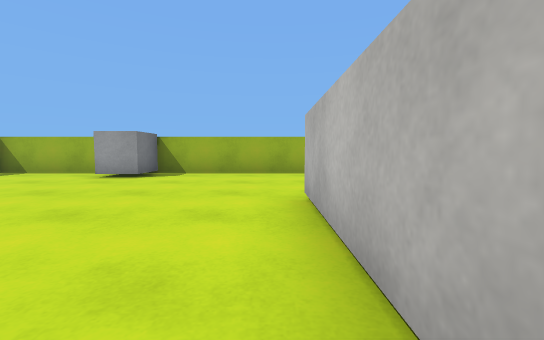
View 1 (above)

15 first-person views from a walk through a Unity game level. The camera is 0.62 m above the floor, tilts 4° down and sees 90° across. The floor is counted in squares, 1 m on a side. Each view is taken from the middle of a square. On the plan, view 1 faces up. The plan holds only what a view shows up to about 9 squares ahead; the rest is blank. The player character is not drawn. Surface patterns are stand-ins for the level's own textures.

View 2
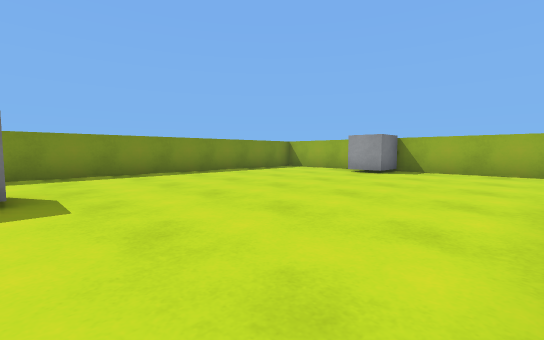

View 3
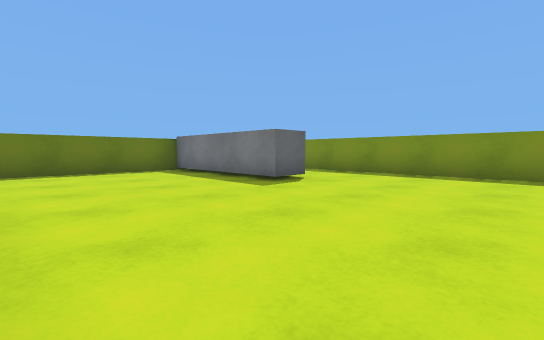

View 4
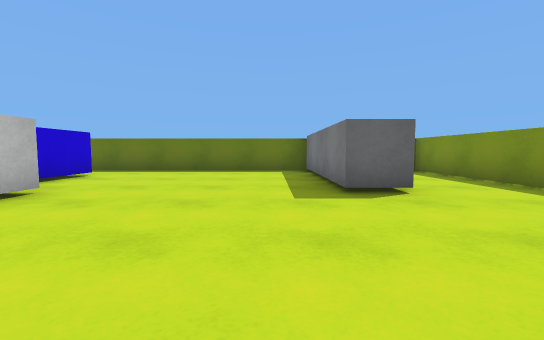

View 5
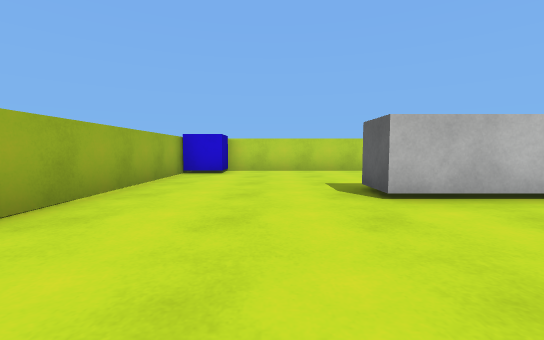

View 6
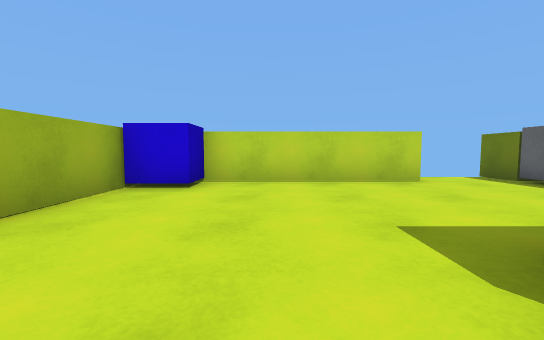

View 7
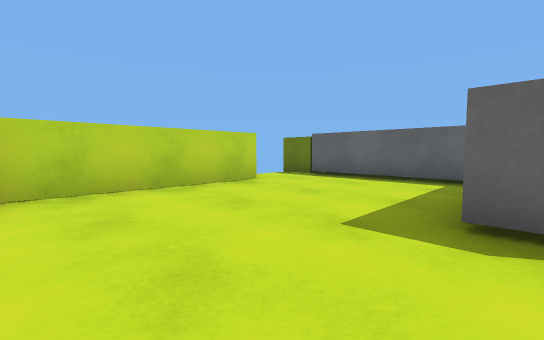

View 8
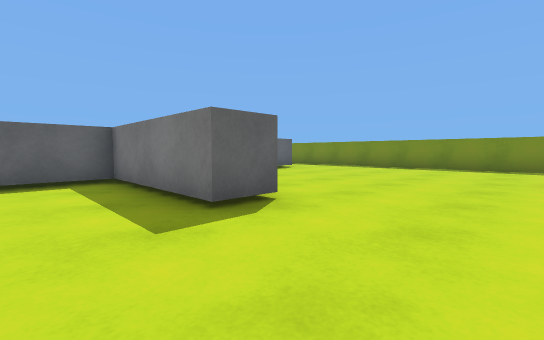

View 9
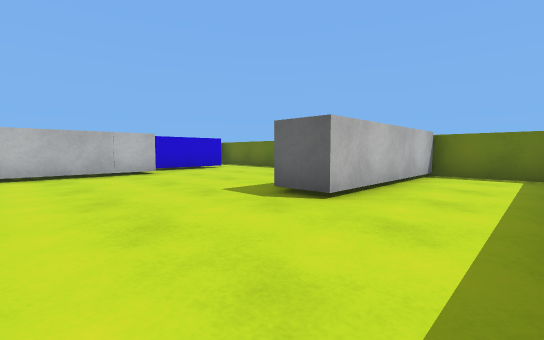

View 10
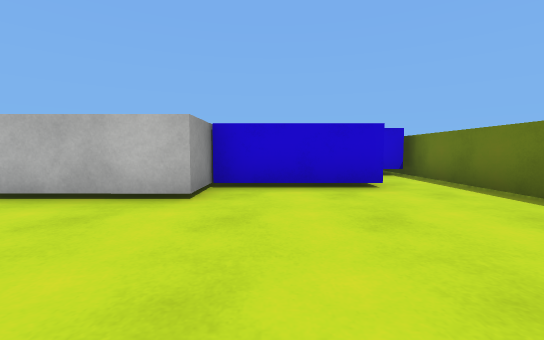

View 11
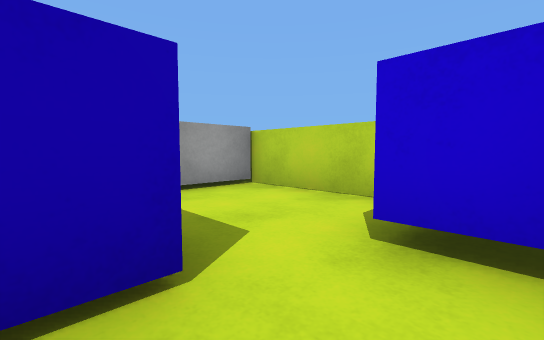

View 12
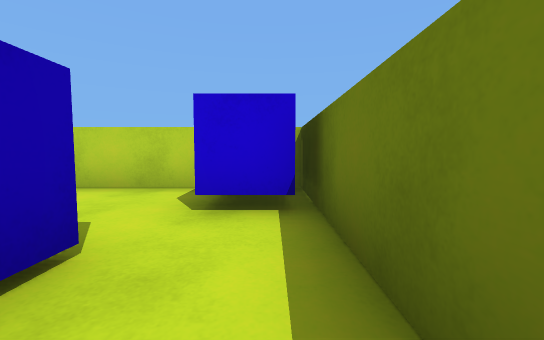

View 13
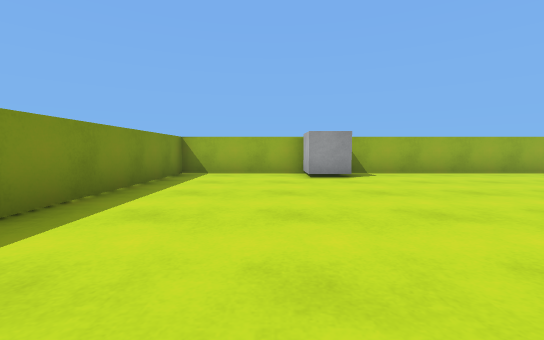

View 14
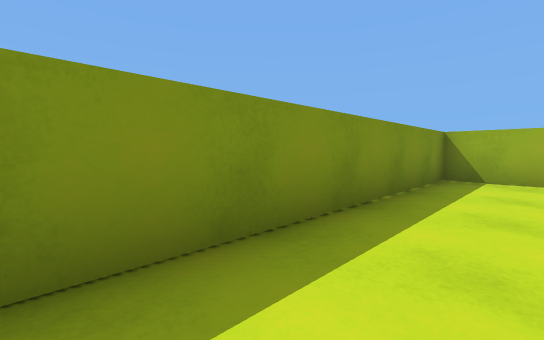

View 15
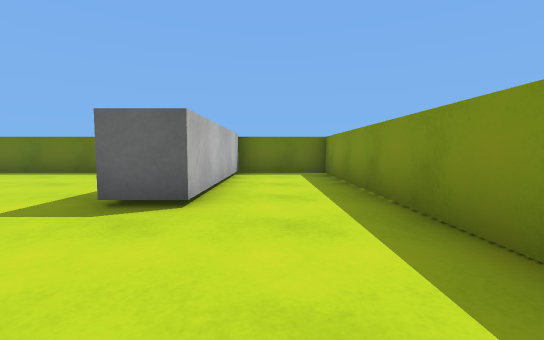

### Floor plan
Ten units are one square. View 1 is at (0, 0); x grows to the right and y downward. Boxes are objects, and circles mark ways between rooms. Rooms are numbered by the first view taken in them; rooms with no view inside come last. Other rooms are left out.
<svg viewBox="-80 -80 150 140">
<path fill="none" stroke="#000" d="M19 10 4 10 4 -35 14 -35 14 0 65 0M16 39 16 10M55 -19 55 -64M48 -75 -75 -75 -75 55 -51 55 -51 10 -41 10 -41 55 16 55M26 39 19 39M55 38 55 10 39 10M16 55 56 55"/>
<rect x="-45" y="-75" width="20" height="10" fill="#bbb"><title>other object</title></rect>
<rect x="45" y="-75" width="10" height="10" fill="#bbb"><title>blue cube</title></rect>
<rect x="35" y="35" width="20" height="20" fill="#bbb"><title>blue block</title></rect>
<circle cx="20" cy="45" r="3" fill="#2a7"/>
<text x="-20" y="-20">1</text>
<text x="40" y="40">2</text>
</svg>
Room 1 opens to room 2.

Where each view was taken, in squares from view 1:
view 1: 0 up, 0 right, facing up
view 2: 1 down, 0 right, facing up-left
view 3: 3 up, 0 right, facing down-left
view 4: 3 up, 3 left, facing down
view 5: 5 up, 3 left, facing right
view 6: 5 up, 0 right, facing right
view 7: 6 up, 1 right, facing down-right
view 8: 6 up, 3 right, facing down-left
view 9: 2 up, 7 left, facing down-right
view 10: 2 down, 3 left, facing right
view 11: 5 down, 2 right, facing up-right
view 12: 5 down, 1 right, facing right
view 13: 0 up, 5 left, facing up
view 14: 1 up, 6 left, facing up-left
view 15: 2 up, 6 left, facing down
